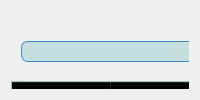
      <widget class="QWidget" name="tab_2">
       <attribute name="title">
        <string>实况</string>
       </attribute>
       <layout class="QGridLayout" name="gridLayout_3">
        <item row="0" column="0">
         <widget class="QWidget" name="widget_2" native="true">
          <widget class="QComboBox" name="comboBox">
           <property name="geometry">
            <rect>
             <x>10</x>
             <y>30</y>
             <width>201</width>
             <height>21</height>
            </rect>
           </property>
           <property name="styleSheet">
            <string notr="true">background: rgba(154, 207, 206,0.5);
color: rgb(255, 255, 255);
border:none;
border-radius:7px;
cursor:pointer;
border-image:none;
border: 1px solid #4288CE;</string>
           </property>
          </widget>
          <widget class="QTableWidget" name="tableWidget_5">
           <property name="geometry">
            <rect>
             <x>0</x>
             <y>70</y>
             <width>881</width>
             <height>251</height>
            </rect>
           </property>
           <property name="styleSheet">
            <string notr="true">border-image:none;
background: rgba(154, 207, 206,0.5);</string>
           </property>
           <column>
            <property name="text">
             <string>姓名</string>
            </property>
           </column>
           <column>
            <property name="text">
             <string>操作</string>
            </property>
           </column>
           <column>
            <property name="text">
             <string>时间</string>
            </property>
           </column>
           <column>
            <property name="text">
             <string>部门</string>
            </property>
           </column>
          </widget>
         </widget>
        </item>
       </layout>
      </widget>
